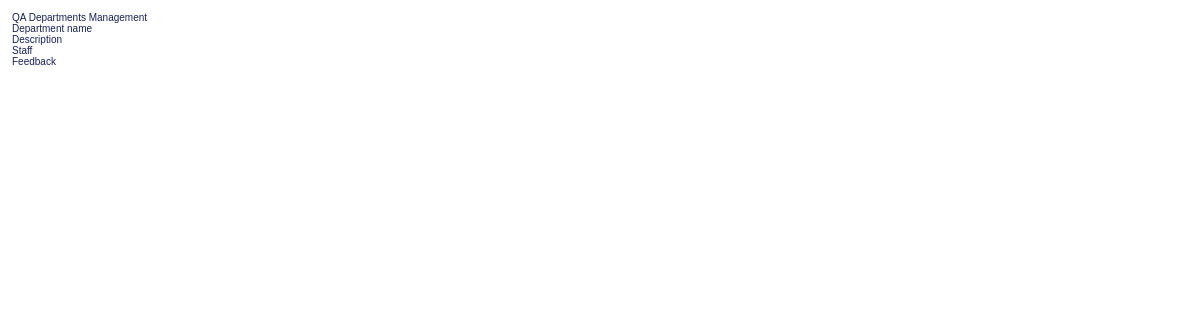
Page /view/qaDepartqaManager.php (signed in) on the earlier database version.
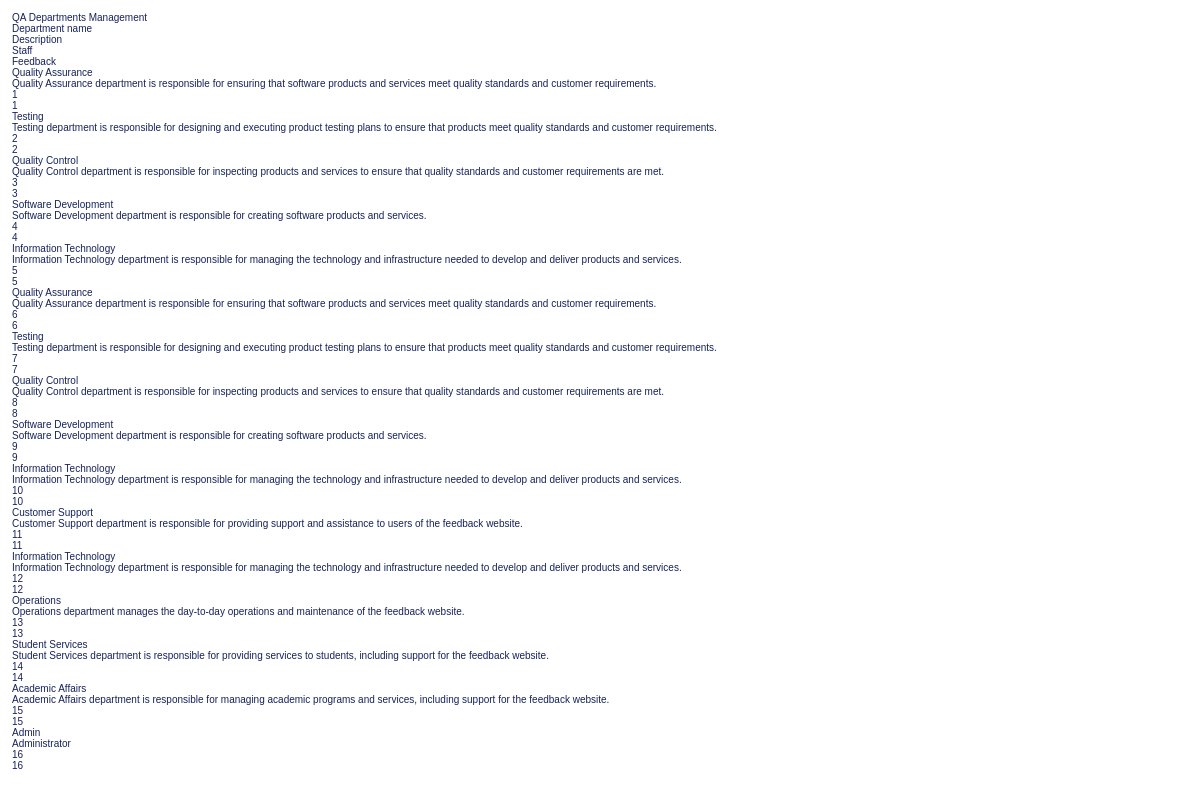
Same page on the later database version.
### tables this page shows
CREATE TABLE `department_tb` (
  `department_id` int(11) NOT NULL,
  `department_name` varchar(100) NOT NULL,
  `department_desc` varchar(500) NOT NULL,
  `state_code` int(11) NOT NULL
);

### view/qaDepartqaManager.php (the view, shortened to what this page needs)
<!DOCTYPE html>
<html lang="en">
<head>
    <link rel="stylesheet" href="../css/root.css">
    <link rel="stylesheet" href="../css/qaDepartqaManager.css">
</head>
<body>
    <?php
        include_once("../data/connection.php");
        $result = mysqli_query($conn, "SELECT * FROM department_tb");
    ?>
    <div class="qaDepartmentqaMa-container">
        <div class="title-contact-btn">
            <p class="ad-qa-mn-title">QA Departments Management</p>
        </div>
        <div class="qa-ad-scroll-table">
            <div class="qa-ad-table-data">
                <div class="qa-ad-fb-thead">
                <div class="qa-ad-thead-cell">Department name</div>
                <div class="qa-ad-thead-cell">Description</div>
                <div class="qa-ad-thead-cell">Staff</div>
                <div class="qa-ad-thead-cell">Feedback</div>
            </div>
            <div class="y-scroll-tb-data">
                <?php
                    while ($row = mysqli_fetch_array($result, MYSQLI_ASSOC))
                    {
                ?>
                    <div class="qa-ad-fb-tbody">
                        <div class="qa-ad-tbody-cell" title="<?php echo  $row['department_name'];?>">
                            <p><?php echo  $row['department_name'];?></p>
                        </div>
                        <div class="qa-ad-tbody-cell" title="<?php echo  $row['department_desc'];?>">
                            <p><?php echo  $row['department_desc'];?></p>
                        </div>
                        <div class="qa-ad-tbody-cell" title="<?php echo  $row['department_id'];?>">
                            <p><?php echo  $row['department_id'];?></p>
                        </div>
                        <div class="qa-ad-tbody-cell" title="<?php echo  $row['department_id'];?>">
                            <p><?php echo  $row['department_id'];?></p>
                        </div>
                    </div>
                <?php
                    }
                ?>
            </div>
        </div>
    </div>
</body>
</html>

Differences in the rows shown:
added department_tb: department_name "Quality Assurance", department_desc "Quality Assurance department is responsible for ensuring that software products and services meet quality standards and customer requirements.", department_id "1"
added department_tb: department_name "Testing", department_desc "Testing department is responsible for designing and executing product testing plans to ensure that products meet quality standards and customer requirements.", department_id "2"
added department_tb: department_name "Quality Control", department_desc "Quality Control department is responsible for inspecting products and services to ensure that quality standards and customer requirements are met.", department_id "3"
added department_tb: department_name "Software Development", department_desc "Software Development department is responsible for creating software products and services.", department_id "4"
added department_tb: department_name "Information Technology", department_desc "Information Technology department is responsible for managing the technology and infrastructure needed to develop and deliver products and services.", department_id "5"
added department_tb: department_name "Quality Assurance", department_desc "Quality Assurance department is responsible for ensuring that software products and services meet quality standards and customer requirements.", department_id "6"
added department_tb: department_name "Testing", department_desc "Testing department is responsible for designing and executing product testing plans to ensure that products meet quality standards and customer requirements.", department_id "7"
added department_tb: department_name "Quality Control", department_desc "Quality Control department is responsible for inspecting products and services to ensure that quality standards and customer requirements are met.", department_id "8"
added department_tb: department_name "Software Development", department_desc "Software Development department is responsible for creating software products and services.", department_id "9"
added department_tb: department_name "Information Technology", department_desc "Information Technology department is responsible for managing the technology and infrastructure needed to develop and deliver products and services.", department_id "10"
added department_tb: department_name "Customer Support", department_desc "Customer Support department is responsible for providing support and assistance to users of the feedback website.", department_id "11"
added department_tb: department_name "Information Technology", department_desc "Information Technology department is responsible for managing the technology and infrastructure needed to develop and deliver products and services.", department_id "12"
added department_tb: department_name "Operations", department_desc "Operations department manages the day-to-day operations and maintenance of the feedback website.", department_id "13"
added department_tb: department_name "Student Services", department_desc "Student Services department is responsible for providing services to students, including support for the feedback website.", department_id "14"
added department_tb: department_name "Academic Affairs", department_desc "Academic Affairs department is responsible for managing academic programs and services, including support for the feedback website.", department_id "15"
added department_tb: department_name "Admin", department_desc "Administrator", department_id "16"
